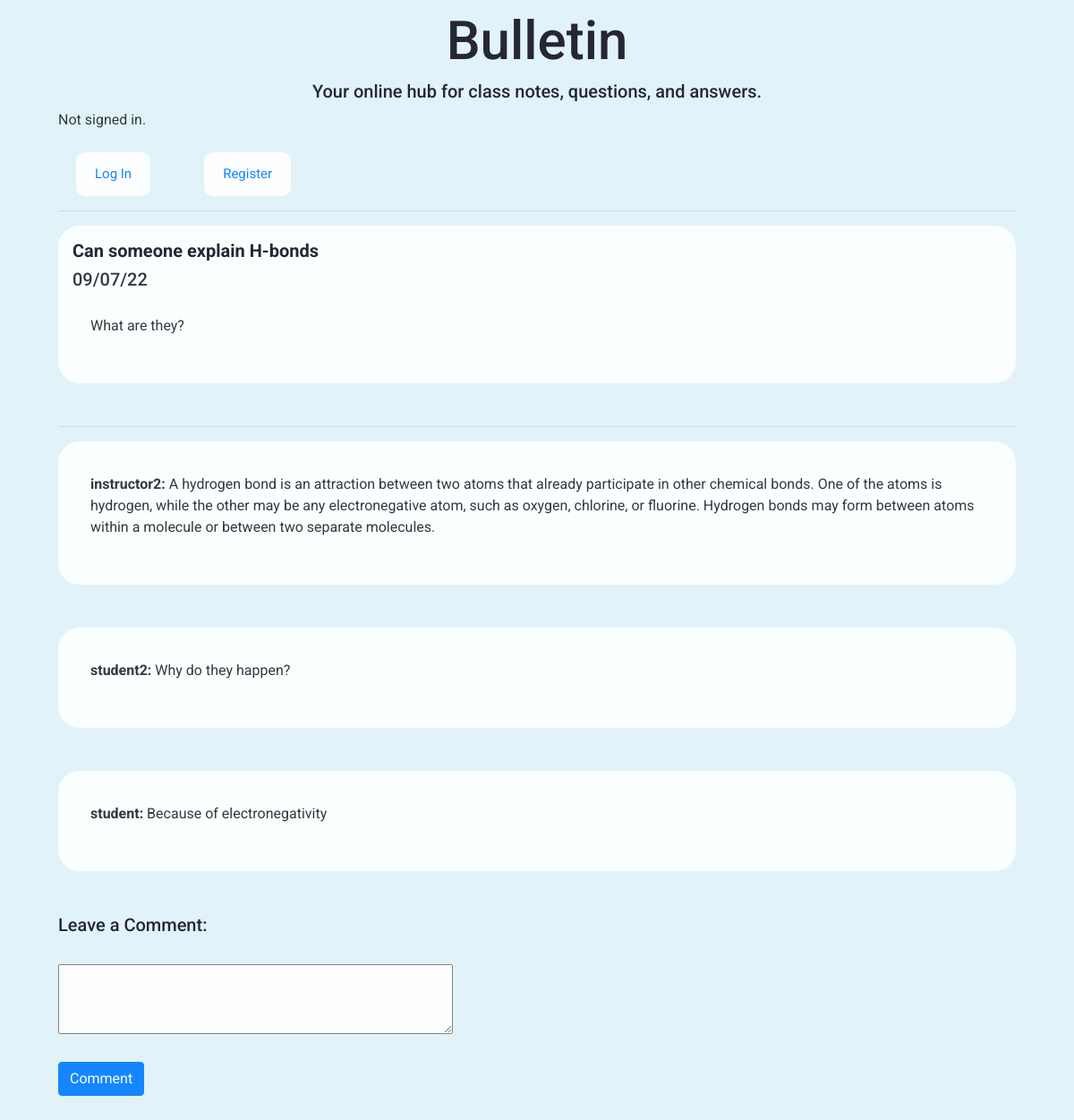
Screenshot of /post/8 with the database file from the repository.
### bulletinapp/models.py (models this page shows, shortened)
class Post(models.Model):
    which_class = models.ForeignKey(Class, on_delete=models.CASCADE, related_name="posts")
    title = models.CharField(max_length=100)
    text = models.CharField(max_length=15000)
    poster = models.ForeignKey(UserProfile, on_delete=models.CASCADE, related_name="posts")
    date = models.CharField(max_length=10)
    post_id = models.AutoField(primary_key=True)

class Comment(models.Model):
    auto_increment_id = models.AutoField(primary_key=True)
    text = models.TextField(max_length=500)
    post = models.ForeignKey(to=Post, on_delete=models.CASCADE, related_name="comments")
    commenter = models.ForeignKey(to=UserProfile, on_delete=models.CASCADE, related_name="comments")

class UserProfile(models.Model):
    is_student = models.BooleanField(default=True)
    is_instructor = models.BooleanField(default=False)
    user = models.OneToOneField(User, on_delete=models.CASCADE, primary_key=True)
    def __str__(self):
        return str(self.user)

class User(AbstractUser):
    def __str__(self):
        return self.username

### bulletinapp/views.py (the view)
# urls.py: path("post/<int:post_id>", views.post, name="post"),
def post(request, post_id):
    if request.method == "POST":
        form = CommentForm(request.POST)
        if form.is_valid():
            text = form.cleaned_data["text"]
            commenter = get_object_or_404(UserProfile, pk=request.user)
            post = get_object_or_404(Post, post_id=post_id)
            comment = Comment(text=text, commenter=commenter, post=post)
            comment.save()
        else:
            for field in form:
                print("Field Error:", field.name,  field.errors)
            return HttpResponse("Failed to submit comment")
        return HttpResponseRedirect(reverse("post", args=[post_id]))
    else:
        post = get_object_or_404(Post, post_id=post_id)
        comment = CommentForm()
        comments = Comment.objects.filter(post=post)
        return render(request, "bulletin/post.html", {
            'post': post,
            'comment': comment,
            'comments':comments
        })

### bulletinapp/views.py
class CommentForm(forms.ModelForm):
    class Meta:
        model = Comment
        fields = ['text']
        widgets = {
            'text': forms.Textarea(attrs={
            'rows': 5,
            'class': 'form-item'
            })
         }
        labels = {
            "text": mark_safe('Text <br>')
        }

### bulletinapp/templates/bulletin/post.html (shortened to what this page needs)
{% extends "bulletin/layout.html" %}
{% block body %}
<div class="container">
<div class="card">
<h4><strong>  {{post.title}}</strong></h4>
<h5>  {{post.date}}</h5>
<p>  {{post.text}}</p>
</div>
<hr>
{% for comment in comments %}
<div class="card" id="comment-card">
<p><strong>{{comment.commenter}}:</strong>   {{comment.text}}</p>
</div>
{% endfor %}
    <form method="POST" id="commentform">
            <h4>Leave a Comment:</h4>
            <br>
            <textarea class="form-item" name="text" rows="3" cols="50" form="commentform" maxlength="1500" id="textarea"></textarea>
            <br>
            <br>
            <input type="submit" value="Comment" class="btn btn-primary">
    </form>
</div>
{% endblock %}

### bulletinapp/templates/bulletin/layout.html (shortened to what this page needs)
{% load static %}
<!DOCTYPE html>
<html lang="en">
    <head>
        <link rel="stylesheet" href="https://stackpath.bootstrapcdn.com/bootstrap/4.4.1/css/bootstrap.min.css">
        <link href="{% static 'bulletin/styles.css' %}" rel="stylesheet">
    </head>
    <body>
        <div class="container">
        <h1>Bulletin</h1>
        <h3>Your online hub for class notes, questions, and answers.</h3>
        <div>
            {% if user.is_authenticated %}
                Signed in as <strong>{{ user.username }}</strong>.
            {% else %}
                Not signed in.
            {% endif %}
        </div>
        <br>
        <div id="menu">
        <ul class="nav">
            {% if user.is_authenticated %}
                <li class="nav-item1">
                    <a class="nav-link" href="{% url 'logout' %}">Log Out</a>
                </li>
                <li class="nav-item2">
                    <a class="nav-link" href="{% url 'index' %}">Classes</a>
                </li>
            {% else %}
                <li class="nav-item1">
                    <a class="nav-link" href="{% url 'login' %}">Log In</a>
                </li>
                <li class="nav-item2">
                    <a class="nav-link" href="{% url 'register' %}">Register</a>
                </li>
            {% endif %}
        </ul>
        </div>
        <hr>
        </div>
        {% block body %}
        {% endblock %}
    </body>
</html>

### bulletinapp/static/bulletin/styles.css (style rules this page uses)
body { padding: 10px; background-color:#e1f3f8; opacity:0.9; padding-left: 50px; padding-right: 50px; padding-bottom: 50px; font-family:'Roboto', sans-serif; }
h1 { color:#12101f;font-size:60px; text-align:center; }
h3 { color:#12101f;font-size:20px; text-align:center; }
h4 { color:#12101f;font-size:20px; text-align:left; }
.nav-item1 { background-color:white; border: none; color: white; font-size:15px; padding: 5px 5px; text-align: center; text-decoration: none; margin-right: 50px; margin-left:20px; cursor: pointer; border-radius: 10px; }
.nav-item2 { background-color:white; border: none; color: white; font-size:15px; padding: 5px 5px; text-align: center; text-decoration: none; margin-right:50px; margin-left:10px; cursor: pointer; border-radius: 10px; }
.form-item { font-size: 16px; }
p { padding: 20px; }
.card { border-radius: 1.5rem; background-color: #fffffff7; border: 1px solid rgba(255, 255, 255, 0.669); margin-bottom: 3rem; padding:15px; }

### rows the page displays
Post: title "Can someone explain H-bonds", date "09/07/22", text "What are they?"
Comment: commenter "instructor2", text "A hydrogen bond is an attraction between two atoms that already participate in other chemical bonds. One of the atoms is hydrogen, while the other may be any electronegative atom, such as oxygen, chlorine, or fluorine. Hydrogen bonds may form between atoms within a molecule or between two separate molecules."
Comment: commenter "student2", text "Why do they happen?"
Comment: commenter "student", text "Because of electronegativity"
